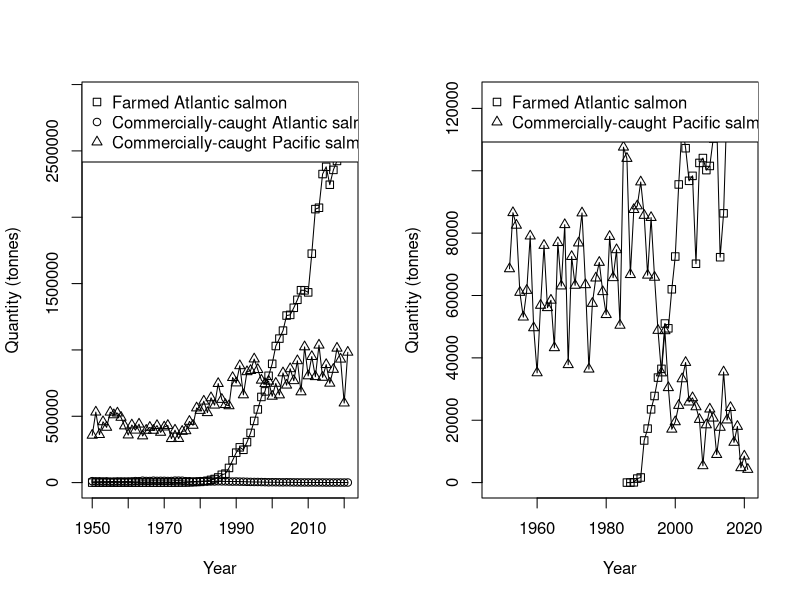

Write R code to recreate this figure.
# Figure 1: Aquaculture and commercial fisheries #

## Load packages ## 

library(tidyverse)
library(readxl)

## Load the data ## 

global_farmed <- read.csv("Data/2_GlobalAquaculture.csv") 
global_pacificcommercial <- read.csv("Data/3_GlobalPacificCapture.csv") 
global_atlanticcommercial <- read.csv("Data/4_GlobalAtlanticCapture.csv") 

BC_farmed <- read_excel("Data/1_BCSalmon.xlsx", sheet = 1) # farmed atlantic salmon
BC_commercial <- read_excel("Data/1_BCSalmon.xlsx", sheet = 2) # commercially-caught pacific salmon 

## Prepare the data ## 

# Farmed salmon global 

global_farmed <- global_farmed %>%
  select(-seq(2, 146, 2))
colnames(global_farmed) <- c("country", as.character(2021:1950))
global_farmed <- global_farmed %>%
  gather(key = "year", value = "quantity",-1) %>% 
  group_by(year) %>% 
  summarize(quantity = sum(quantity, na.rm = TRUE))

# Global commercial pacific salmon capture 

global_pacificcommercial <- global_pacificcommercial %>%
  select(-seq(2, 146, 2))
colnames(global_pacificcommercial) <- c("country", as.character(2021:1950))
global_pacificcommercial <- global_pacificcommercial %>%
  gather(key = "year", value = "quantity",-1) %>% 
  group_by(year) %>% 
  summarize(quantity = sum(quantity, na.rm = TRUE))

# Global commercial atlantic salmon capture 

global_atlanticcommercial <- global_atlanticcommercial %>% 
  select(-seq(2, 146, 2)) 
colnames(global_atlanticcommercial) <- c("country", as.character(2021:1950))  
global_atlanticcommercial <- global_atlanticcommercial %>% 
  gather(key = "year", value = "quantity", -1)%>% 
  group_by(year) %>% 
  summarize(quantity = sum(quantity, na.rm = TRUE))

# BC farmed atlantic salmon

BC_farmed <- BC_farmed %>%
  filter(year >= 1991) %>%
  transmute(year,
            farmed_atlantic = BC_TotalFarmedSalmon - (Canada_FarmedSalmon - Canada_FarmedAtlantic)) %>%
  select(year, farmed_atlantic) %>%
  rbind(BC_farmed %>%
          filter(year %in% 1986:1990) %>%
          transmute(year,
                    farmed_atlantic = BC_FarmedAtlantic)) %>% 
  arrange(year)

## Plot the data ##

png("Plots/1_Figure.png")

par(mfrow = c(1, 2))

### A plot ###

# line for farmed atlantic salmon
plot(x = global_farmed$year, y = global_farmed$quantity,
     ylab = "Quantity (tonnes)", xlab = "Year",
     type = "l")
points(x = global_farmed$year, y = global_farmed$quantity,
     pch = 0)

# line for commercially-caught pacific salmon
lines(x = global_pacificcommercial$year, y = global_pacificcommercial$quantity)
points(x = global_pacificcommercial$year, y = global_pacificcommercial$quantity,
       pch = 2)

# line for commercially-caught atlantic salmon
lines(x = global_atlanticcommercial$year, y = global_atlanticcommercial$quantity)
points(x = global_atlanticcommercial$year, y = global_atlanticcommercial$quantity)

# legend
legend("topleft", 
       #title = "BC quantities",
       legend = c("Farmed Atlantic salmon", 
                  "Commercially-caught Atlantic salmon",
                  "Commercially-caught Pacific salmon"),
       pch = c(0, 1, 2))

### B plot ###

# line for commercially caught pacific salmon
plot(x = BC_commercial$year, y = BC_commercial$salmon, 
     ylab = "Quantity (tonnes)", xlab = "Year",
     type = "l",
     ylim = c(0, max(BC_farmed$farmed_atlantic)))
points(x = BC_commercial$year, y = BC_commercial$salmon, 
       pch = 2)

# line for farmed atlantic salmon
lines(x = BC_farmed$year, y = BC_farmed$farmed_atlantic)
points(x = BC_farmed$year, y = BC_farmed$farmed_atlantic, 
       pch = 0, col = "black")

# legend
legend("topleft", 
       #title = "BC quantities",
       legend = c("Farmed Atlantic salmon", 
                  "Commercially-caught Pacific salmon"),
       pch = c(0, 2))

dev.off()

## END ##